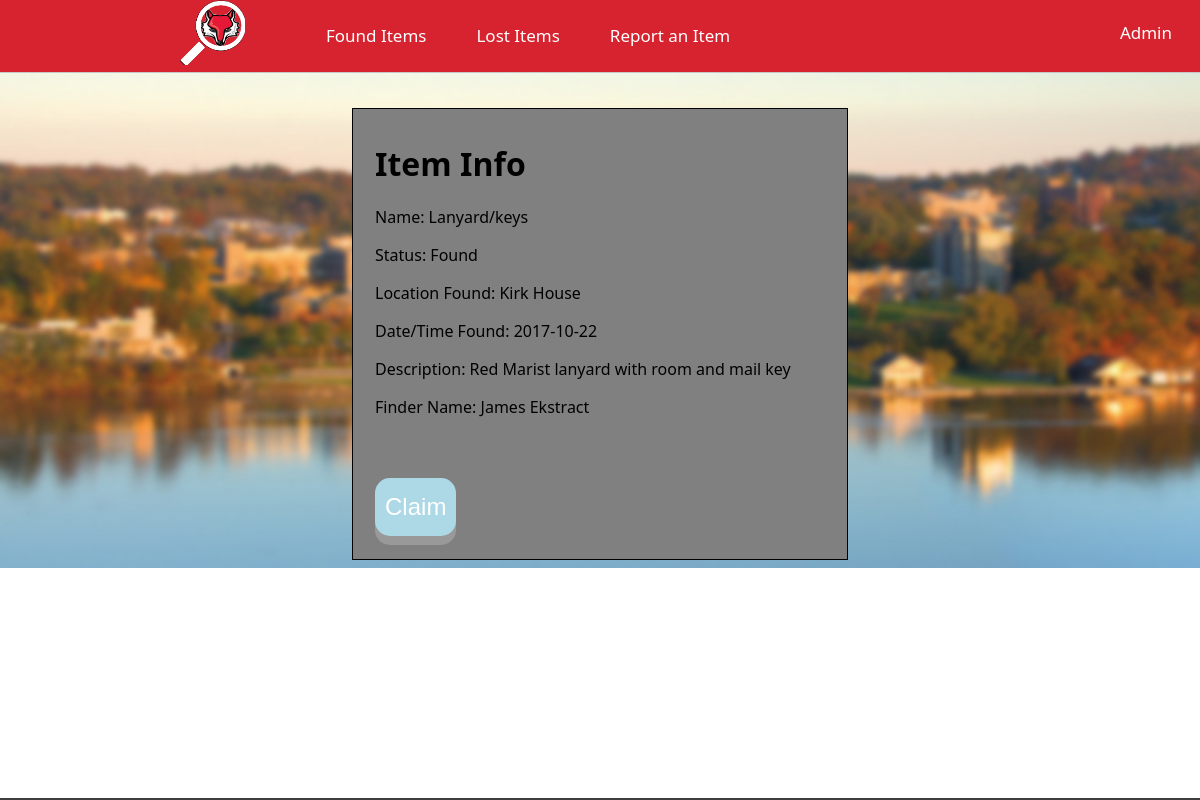
Page /localhost/limboPages/viewitem.php?id=5 on the committed database.
### tables this page shows
CREATE TABLE IF NOT EXISTS stuff(
	id 			INT AUTO_INCREMENT 	PRIMARY KEY,
	location_id INT 		NOT NULL,
	name 		TEXT 		NOT NULL,
	description TEXT 		NOT NULL,
	create_date DATE 		NOT NULL,
	update_date DATE 		NOT NULL,
	room 		TEXT,
	owner 		TEXT,
	finder 		TEXT,
	status 		SET('found','lost', 'claimed') NOT NULL);

CREATE TABLE IF NOT EXISTS locations(
	id 			INT 	 AUTO_INCREMENT 	PRIMARY KEY,
	create_date DATETIME NOT NULL,
	update_date DATETIME NOT NULL,
	name 		TEXT 	 NOT NULL);

### localhost/scripts/limboFunctions.php (called while the page is built, shortened)
<?php
require('connect_db.php');
function check_results($results) {
  return true ;
}
function buildingToName($id){
  global $dbc;
  $query = "SELECT name FROM locations WHERE id = " .$id. "";
  $results = mysqli_query($dbc, $query);
  $row = mysqli_fetch_array($results, MYSQLI_ASSOC);
  return $row['name'];
}
?>

### localhost/scripts/showRecord.php (the view, shortened to what this page needs)
<?php
function show_record($dbc, $id) {
	$query = 'SELECT id, name, status, location_id, create_date, description, finder, owner FROM stuff WHERE id = ' . $id;
	$results = mysqli_query($dbc, $query);
	if($results){
		if($row = mysqli_fetch_array($results, MYSQLI_ASSOC)) {
			if($row['status'] == 'found') {
		  		echo '<p>Name: ' . $row['name'] . '</p>';
		  		echo '<p>Status: ' . ucwords($row['status']) . '</p>';
		  		echo '<p>Location Found: ' . buildingToName($row['location_id']) . '</p>';
		  		echo '<p>Date/Time Found: ' . $row['create_date'];
		  		echo '<p>Description: ' . $row['description'];
		  		echo '<p>Finder Name: ' . $row['finder'] . '</p>';
			} else if($row['status'] == 'lost')	{
		  		echo '<p>Name: ' . $row['name'] . '</p>';
		  		echo '<p>Status: ' . ucwords($row['status']) . '</p>';
		  		echo '<p>Location Lost: ' . buildingToName($row['location_id']) . '</p>';
		  		echo '<p>Date/Time Lost: ' . $row['create_date'];
		  		echo '<p>Description: ' . $row['description'];
		  		echo '<p>Owner Name: ' . $row['owner'] . '</p>';
			} else if($row['status'] == 'claimed') {
		  		echo '<p>Name: ' . $row['name'] . '</p>';
		  		echo '<p>Status: ' . ucwords($row['status']) . '</p>';
		  		echo '<p>Location Found: ' . buildingToName($row['location_id']) . '</p>';
		  		echo '<p>Date/Time Found: ' . $row['create_date'];
		  		echo '<p>Description: ' . $row['description'];
		  		echo '<p>Finder Name: ' . $row['finder'] . '</p>';
			}
		}
	}
}
?>

### localhost/limboPages/limboStyle.css (style rules this page uses)
html { font-family: "Oxygen","Oxygen","Segoe UI","Helvetica Neue",sans-serif; font-weight: 400; color: #3e3e40; }
body { margin:20; background-image:url("background.jpg"); background-repeat:no-repeat; background-size:cover; }

### rows in the picture
stuff: name "Lanyard/keys", status "Found", location.name "Kirk House", create_date "2017-10-22", description "Red Marist lanyard with room and mail key", finder "James Ekstract"
